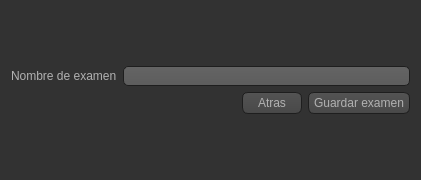
<?xml version="1.0" encoding="UTF-8"?>
<ui version="4.0">
 <class>ExamNameAsker</class>
 <widget class="QDialog" name="ExamNameAsker">
  <property name="geometry">
   <rect>
    <x>0</x>
    <y>0</y>
    <width>421</width>
    <height>180</height>
   </rect>
  </property>
  <property name="windowTitle">
   <string>Dialog</string>
  </property>
  <property name="styleSheet">
   <string notr="true">QToolTip
{
     border: 1px solid black;
     background-color: #ffa02f;
     padding: 1px;
     border-radius: 3px;
     opacity: 100;
}

QWidget
{
    color: #b1b1b1;
    background-color: #323232;
}

QWidget:item:hover
{
    background-color: QLinearGradient( x1: 0, y1: 0, x2: 0, y2: 1, stop: 0 #ffa02f, stop: 1 #ca0619);
    color: #000000;
}

QWidget:item:selected
{
    background-color: QLinearGradient( x1: 0, y1: 0, x2: 0, y2: 1, stop: 0 #ffa02f, stop: 1 #d7801a);
}

QMenuBar::item
{
    background: transparent;
}

QMenuBar::item:selected
{
    background: transparent;
    border: 1px solid #ffaa00;
}

QMenuBar::item:pressed
{
    background: #444;
    border: 1px solid #000;
    background-color: QLinearGradient(
        x1:0, y1:0,
        x2:0, y2:1,
        stop:1 #212121,
        stop:0.4 #343434/*,
        stop:0.2 #343434,
        stop:0.1 #ffaa00*/
    );
    margin-bottom:-1px;
    padding-bottom:1px;
}

QMenu
{
    border: 1px solid #000;
}

QMenu::item
{
    padding: 2px 20px 2px 20px;
}

QMenu::item:selected
{
    color: #000000;
}

QWidget:disabled
{
    color: #404040;
    background-color: #323232;
}

QAbstractItemView
{
    background-color: QLinearGradient( x1: 0, y1: 0, x2: 0, y2: 1, stop: 0 #4d4d4d, stop: 0.1 #646464, stop: 1 #5d5d5d);
}

QWidget:focus
{
    /*border: 2px solid QLinearGradient( x1: 0, y1: 0, x2: 0, y2: 1, stop: 0 #ffa02f, stop: 1 #d7801a);*/
}

QLineEdit
{
    background-color: QLinearGradient( x1: 0, y1: 0, x2: 0, y2: 1, stop: 0 #4d4d4d, stop: 0 #646464, stop: 1 #5d5d5d);
    padding: 1px;
    border-style: solid;
    border: 1px solid #1e1e1e;
    border-radius: 5;
}

QPushButton
{
    color: #b1b1b1;
    background-color: QLinearGradient( x1: 0, y1: 0, x2: 0, y2: 1, stop: 0 #565656, stop: 0.1 #525252, stop: 0.5 #4e4e4e, stop: 0.9 #4a4a4a, stop: 1 #464646);
    border-width: 1px;
    border-color: #1e1e1e;
    border-style: solid;
    border-radius: 6;
    padding: 3px;
    font-size: 12px;
    padding-left: 5px;
    padding-right: 5px;
}

QPushButton:pressed
{
    background-color: QLinearGradient( x1: 0, y1: 0, x2: 0, y2: 1, stop: 0 #2d2d2d, stop: 0.1 #2b2b2b, stop: 0.5 #292929, stop: 0.9 #282828, stop: 1 #252525);
}

QComboBox
{
    selection-background-color: #ffaa00;
    border-style: solid;
    border: 1px solid #1e1e1e;
    border-radius: 5;
    padding-top: 3px;
    padding-left: 4px;
    background-color: QLinearGradient( x1: 0, y1: 0, x2: 0, y2: 1, stop: 0 #565656, stop: 0.1 #525252, stop: 0.5 #4e4e4e, stop: 0.9 #4a4a4a, stop: 1 #464646);
    selection-background-color: #ffaa00;
}

QComboBox:hover,QPushButton:hover
{
    border: 2px solid QLinearGradient( x1: 0, y1: 0, x2: 0, y2: 1, stop: 0 #ffa02f, stop: 1 #d7801a);
}

QComboBox:on
{
    padding-top: 3px;
    padding-left: 4px;
    background-color: QLinearGradient( x1: 0, y1: 0, x2: 0, y2: 1, stop: 0 #2d2d2d, stop: 0.1 #2b2b2b, stop: 0.5 #292929, stop: 0.9 #282828, stop: 1 #252525);
    selection-background-color: #ffaa00;
}

QComboBox QAbstractItemView
{
    color: white;
    border: 2px solid darkgray;
    selection-background-color: QLinearGradient( x1: 0, y1: 0, x2: 0, y2: 1, stop: 0 #ffa02f, stop: 1 #d7801a);
}

QComboBox::drop-down
{
     subcontrol-origin: padding;
     subcontrol-position: top right;
     width: 15px;

     border-left-width: 0px;
     border-left-color: darkgray;
     border-left-style: solid; /* just a single line */
     border-top-right-radius: 3px; /* same radius as the QComboBox */
     border-bottom-right-radius: 3px;
 }

QComboBox::down-arrow
{
     image: url(:/icons/down_arrow.png);
}

QGroupBox:focus
{
border: 2px solid QLinearGradient( x1: 0, y1: 0, x2: 0, y2: 1, stop: 0 #ffa02f, stop: 1 #d7801a);
}

QTextEdit:focus
{
    border: 2px solid QLinearGradient( x1: 0, y1: 0, x2: 0, y2: 1, stop: 0 #ffa02f, stop: 1 #d7801a);
}

QScrollBar:horizontal {
     border: 1px solid #222222;
     background: QLinearGradient( x1: 0, y1: 0, x2: 0, y2: 1, stop: 0.0 #121212, stop: 0.2 #282828, stop: 1 #484848);
     height: 7px;
     margin: 0px 16px 0 16px;
}

QScrollBar::handle:horizontal
{
      background: QLinearGradient( x1: 0, y1: 0, x2: 1, y2: 0, stop: 0 #ffa02f, stop: 0.5 #d7801a, stop: 1 #ffa02f);
      min-height: 20px;
      border-radius: 2px;
}

QScrollBar::add-line:horizontal {
      border: 1px solid #1b1b19;
      border-radius: 2px;
      background: QLinearGradient( x1: 0, y1: 0, x2: 1, y2: 0, stop: 0 #ffa02f, stop: 1 #d7801a);
      width: 14px;
      subcontrol-position: right;
      subcontrol-origin: margin;
}

QScrollBar::sub-line:horizontal {
      border: 1px solid #1b1b19;
      border-radius: 2px;
      background: QLinearGradient( x1: 0, y1: 0, x2: 1, y2: 0, stop: 0 #ffa02f, stop: 1 #d7801a);
      width: 14px;
     subcontrol-position: left;
     subcontrol-origin: margin;
}

QScrollBar::right-arrow:horizontal, QScrollBar::left-arrow:horizontal
{
      border: 1px solid black;
      width: 1px;
      height: 1px;
      background: white;
}

QScrollBar::add-page:horizontal, QScrollBar::sub-page:horizontal
{
      background: none;
}

QScrollBar:vertical
{
      background: QLinearGradient( x1: 0, y1: 0, x2: 1, y2: 0, stop: 0.0 #121212, stop: 0.2 #282828, stop: 1 #484848);
      width: 7px;
      margin: 16px 0 16px 0;
      border: 1px solid #222222;
}

QScrollBar::handle:vertical
{
      background: QLinearGradient( x1: 0, y1: 0, x2: 0, y2: 1, stop: 0 #ffa02f, stop: 0.5 #d7801a, stop: 1 #ffa02f);
      min-height: 20px;
      border-radius: 2px;
}

QScrollBar::add-line:vertical
{
      border: 1px solid #1b1b19;
      border-radius: 2px;
      background: QLinearGradient( x1: 0, y1: 0, x2: 0, y2: 1, stop: 0 #ffa02f, stop: 1 #d7801a);
      height: 14px;
      subcontrol-position: bottom;
      subcontrol-origin: margin;
}

QScrollBar::sub-line:vertical
{
      border: 1px solid #1b1b19;
      border-radius: 2px;
      background: QLinearGradient( x1: 0, y1: 0, x2: 0, y2: 1, stop: 0 #d7801a, stop: 1 #ffa02f);
      height: 14px;
      subcontrol-position: top;
      subcontrol-origin: margin;
}

QScrollBar::up-arrow:vertical, QScrollBar::down-arrow:vertical
{
      border: 1px solid black;
      width: 1px;
      height: 1px;
      background: white;
}


QScrollBar::add-page:vertical, QScrollBar::sub-page:vertical
{
      background: none;
}

QTextEdit
{
    background-color: #242424;
}

QPlainTextEdit
{
    background-color: #242424;
}

QHeaderView::section
{
    background-color: QLinearGradient(x1:0, y1:0, x2:0, y2:1, stop:0 #616161, stop: 0.5 #505050, stop: 0.6 #434343, stop:1 #656565);
    color: white;
    padding-left: 4px;
    border: 1px solid #6c6c6c;
}

QCheckBox:disabled
{
color: #414141;
}

QDockWidget::title
{
    text-align: center;
    spacing: 3px; /* spacing between items in the tool bar */
    background-color: QLinearGradient(x1:0, y1:0, x2:0, y2:1, stop:0 #323232, stop: 0.5 #242424, stop:1 #323232);
}

QDockWidget::close-button, QDockWidget::float-button
{
    text-align: center;
    spacing: 1px; /* spacing between items in the tool bar */
    background-color: QLinearGradient(x1:0, y1:0, x2:0, y2:1, stop:0 #323232, stop: 0.5 #242424, stop:1 #323232);
}

QDockWidget::close-button:hover, QDockWidget::float-button:hover
{
    background: #242424;
}

QDockWidget::close-button:pressed, QDockWidget::float-button:pressed
{
    padding: 1px -1px -1px 1px;
}

QMainWindow::separator
{
    background-color: QLinearGradient(x1:0, y1:0, x2:0, y2:1, stop:0 #161616, stop: 0.5 #151515, stop: 0.6 #212121, stop:1 #343434);
    color: white;
    padding-left: 4px;
    border: 1px solid #4c4c4c;
    spacing: 3px; /* spacing between items in the tool bar */
}

QMainWindow::separator:hover
{

    background-color: QLinearGradient(x1:0, y1:0, x2:0, y2:1, stop:0 #d7801a, stop:0.5 #b56c17 stop:1 #ffa02f);
    color: white;
    padding-left: 4px;
    border: 1px solid #6c6c6c;
    spacing: 3px; /* spacing between items in the tool bar */
}

QToolBar::handle
{
     spacing: 3px; /* spacing between items in the tool bar */
     background: url(:/icons/handle.png);
}

QMenu::separator
{
    height: 2px;
    background-color: QLinearGradient(x1:0, y1:0, x2:0, y2:1, stop:0 #161616, stop: 0.5 #151515, stop: 0.6 #212121, stop:1 #343434);
    color: white;
    padding-left: 4px;
    margin-left: 10px;
    margin-right: 5px;
}

QProgressBar
{
    border: 2px solid grey;
    border-radius: 5px;
    text-align: center;
}

QProgressBar::chunk
{
    background-color: #d7801a;
    width: 2.15px;
    margin: 0.5px;
}

QTabBar::tab {
    color: #b1b1b1;
    border: 1px solid #444;
    border-bottom-style: none;
    background-color: #323232;
    padding-left: 10px;
    padding-right: 10px;
    padding-top: 3px;
    padding-bottom: 2px;
    margin-right: -1px;
}

QTabWidget::pane {
    border: 1px solid #444;
    top: 1px;
}

QTabBar::tab:last
{
    margin-right: 0; /* the last selected tab has nothing to overlap with on the right */
    border-top-right-radius: 3px;
}

QTabBar::tab:first:!selected
{
 margin-left: 0px; /* the last selected tab has nothing to overlap with on the right */


    border-top-left-radius: 3px;
}

QTabBar::tab:!selected
{
    color: #b1b1b1;
    border-bottom-style: solid;
    margin-top: 3px;
    background-color: QLinearGradient(x1:0, y1:0, x2:0, y2:1, stop:1 #212121, stop:.4 #343434);
}

QTabBar::tab:selected
{
    border-top-left-radius: 3px;
    border-top-right-radius: 3px;
    margin-bottom: 0px;
}

QTabBar::tab:!selected:hover
{
    /*border-top: 2px solid #ffaa00;
    padding-bottom: 3px;*/
    border-top-left-radius: 3px;
    border-top-right-radius: 3px;
    background-color: QLinearGradient(x1:0, y1:0, x2:0, y2:1, stop:1 #212121, stop:0.4 #343434, stop:0.2 #343434, stop:0.1 #ffaa00);
}

QRadioButton::indicator:checked, QRadioButton::indicator:unchecked{
    color: #b1b1b1;
    background-color: #323232;
    border: 1px solid #b1b1b1;
    border-radius: 6px;
}

QRadioButton::indicator:checked
{
    background-color: qradialgradient(
        cx: 0.5, cy: 0.5,
        fx: 0.5, fy: 0.5,
        radius: 1.0,
        stop: 0.25 #ffaa00,
        stop: 0.3 #323232
    );
}

QCheckBox::indicator{
    color: #b1b1b1;
    background-color: #323232;
    border: 1px solid #b1b1b1;
    width: 9px;
    height: 9px;
}

QRadioButton::indicator
{
    border-radius: 6px;
}

QRadioButton::indicator:hover, QCheckBox::indicator:hover
{
    border: 1px solid #ffaa00;
}

QCheckBox::indicator:checked
{
    image:url(:/icons/checkbox.png);
}

QCheckBox::indicator:disabled, QRadioButton::indicator:disabled
{
    border: 1px solid #444;
}</string>
  </property>
  <layout class="QGridLayout" name="gridLayout">
   <item row="0" column="0">
    <layout class="QVBoxLayout" name="verticalLayout">
     <item>
      <layout class="QHBoxLayout" name="horizontalLayout">
       <item>
        <widget class="QLabel" name="label">
         <property name="text">
          <string>Nombre de examen</string>
         </property>
        </widget>
       </item>
       <item>
        <widget class="QLineEdit" name="lineEdit"/>
       </item>
      </layout>
     </item>
     <item>
      <layout class="QHBoxLayout" name="horizontalLayout_2">
       <item>
        <spacer name="horizontalSpacer">
         <property name="orientation">
          <enum>Qt::Horizontal</enum>
         </property>
         <property name="sizeHint" stdset="0">
          <size>
           <width>40</width>
           <height>20</height>
          </size>
         </property>
        </spacer>
       </item>
       <item>
        <widget class="QPushButton" name="askerBack">
         <property name="minimumSize">
          <size>
           <width>60</width>
           <height>0</height>
          </size>
         </property>
         <property name="text">
          <string>Atras</string>
         </property>
        </widget>
       </item>
       <item>
        <widget class="QPushButton" name="askerSave">
         <property name="text">
          <string>Guardar examen</string>
         </property>
        </widget>
       </item>
      </layout>
     </item>
    </layout>
   </item>
  </layout>
 </widget>
 <resources/>
 <connections/>
</ui>
